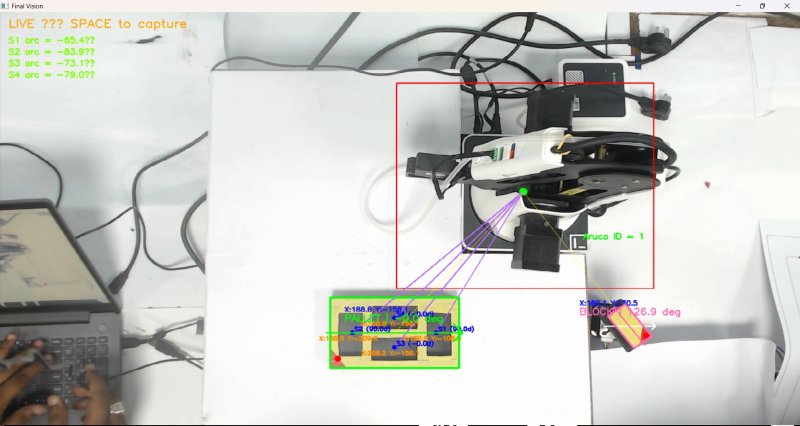
#> input picture photos/camera_pov.jpeg, 1600 x 851 px, given in place of the camera (shown at 1/2 size)
$ python Vision_final.py
#> lines starting #> are read from the running program, lines starting #| are printed output that depends on the picture; after the words box and inside, x2 and y2 are one past the last pixel; in counts of white or black regions, pixels touching at a corner belong together
import cv2
import numpy as np
import sys
# ───────── CAMERA ─────────
cam = cv2.VideoCapture(1, cv2.CAP_DSHOW)

cam.set(cv2.CAP_PROP_FRAME_WIDTH, 1920)
cam.set(cv2.CAP_PROP_FRAME_HEIGHT, 1080)

cam.set(cv2.CAP_PROP_AUTOFOCUS, 0)
cam.set(cv2.CAP_PROP_FOCUS, 6)

cam.set(cv2.CAP_PROP_AUTO_EXPOSURE, 0.0)
cam.set(cv2.CAP_PROP_EXPOSURE, -5)

if not cam.isOpened():
    print("Camera failed to open.")
    sys.exit()

# ───────── HSV ─────────
RED_LOWER1  = np.array([0, 89, 129])
RED_UPPER1  = np.array([10, 255, 255])
RED_LOWER2  = np.array([170, 89, 129])
RED_UPPER2  = np.array([180, 255, 255])

YELLOW_LOWER = np.array([24, 72, 97])
YELLOW_UPPER = np.array([40, 255, 255])

kernel = np.ones((3,3), np.uint8)

# ───────── SLOT POSITIONS ─────────
# [18 lines left out: function get_slot_positions, not called in this run]

# ───────── ARUCO ─────────
aruco_dict = cv2.aruco.getPredefinedDictionary(cv2.aruco.DICT_ARUCO_ORIGINAL)
detector   = cv2.aruco.ArucoDetector(aruco_dict)

MM_PER_PIXEL = 0.511635

OFFSET_MM_X = 68.5
OFFSET_MM_Y = 68.5

OFFSET_PX_X = OFFSET_MM_X / MM_PER_PIXEL
OFFSET_PX_Y = OFFSET_MM_Y / MM_PER_PIXEL

prev_origin = None
prev_coords = {}

# ───────── DOBOT SETTINGS ─────────
DOBOT_IDS = [1]

PAD_LEFT   = 420
PAD_TOP    = 400
PAD_RIGHT  = 160
PAD_BOTTOM = 100

last_excl = [0, 0, 0, 0]
excl_x1 = excl_y1 = excl_x2 = excl_y2 = 0

# ───────── FROZEN PALLET STATE (single image capture) ─────────
frozen_slots      = None
frozen_pallet_angle = None

# ───────── WINDOW ─────────
cv2.namedWindow("Final Vision", cv2.WINDOW_NORMAL)
cv2.resizeWindow("Final Vision", 1280, 720)

print("=== Point camera at EMPTY pallet, press SPACE to capture slot positions ===")
print("=== After capture, place blocks. Press Q to quit. ===")

# ───────── HELPER: normalize angle to [-180, 180] ─────────
# [6 lines left out: function normalize_angle, not called in this run]

# ───────── LOOP ─────────
while True:
    ret, frame = cam.read()
#> frame is the input picture: shape (851, 1600, 3); mean B, G, R 197.7, 202.4, 201.5
    if not ret:
        break

    frame = cv2.flip(frame, -1)
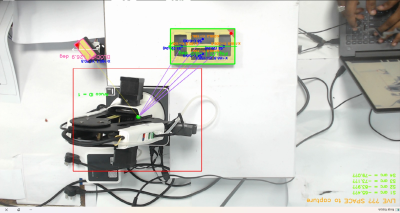
#> frame: shape (851, 1600, 3) (shown at 1/4 size); mean B, G, R 197.7, 202.4, 201.5
    display = frame.copy()

    hsv  = cv2.cvtColor(frame, cv2.COLOR_BGR2HSV)
#> hsv: shape (851, 1600, 3); mean H, S, V 50.2, 13.8, 205.4
    gray = cv2.cvtColor(frame, cv2.COLOR_BGR2GRAY)
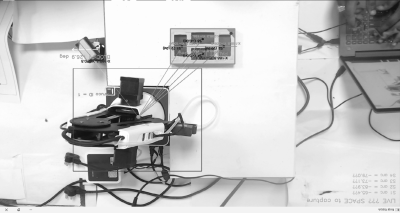
#> gray: shape (851, 1600) (shown at 1/4 size); min 3, max 255, mean 201.6

    # ───────── ARUCO + DOBOT ─────────
    corners, ids, _ = detector.detectMarkers(gray)
#> corners = (); ids = None
    origin_px = None
    origin_found = False
    dobot_found = False
    dobot_pts_x = []
    dobot_pts_y = []

    if ids is not None:
        for i, mid in enumerate(ids.flatten()):
            mid = int(mid)

            pts = corners[i][0].astype(int)

            cx_a = int(np.mean(pts[:,0]))
            cy_a = int(np.mean(pts[:,1]))

            if mid == 1:
                raw_origin = (
                    int(cx_a - OFFSET_PX_X),
                    int(cy_a - OFFSET_PX_Y)
                )

                if prev_origin is None:
                    prev_origin = raw_origin

                alpha = 0.8
                origin_px = (
                    int(alpha * prev_origin[0] + (1 - alpha) * raw_origin[0]),
                    int(alpha * prev_origin[1] + (1 - alpha) * raw_origin[1])
                )

                prev_origin  = origin_px
                origin_found = True

                cv2.circle(display, origin_px, 10, (0,255,0), -1)

            cv2.putText(display,
                        f"Aruco ID = {mid}",
                        (cx_a + 10, cy_a - 10),
                        cv2.FONT_HERSHEY_SIMPLEX,
                        0.7, (0,255,0), 2)

            if mid in DOBOT_IDS:
                dobot_found = True
                dobot_pts_x.extend(pts[:,0])
                dobot_pts_y.extend(pts[:,1])

    # ───────── EXCLUSION ZONE ─────────
    if dobot_found:
        excl_x1 = max(0, int(min(dobot_pts_x)) - PAD_LEFT)
        excl_y1 = max(0, int(min(dobot_pts_y)) - PAD_TOP)
        excl_x2 = min(1920, int(max(dobot_pts_x)) + PAD_RIGHT)
        excl_y2 = min(1080, int(max(dobot_pts_y)) + PAD_BOTTOM)
        last_excl = [excl_x1, excl_y1, excl_x2, excl_y2]
    else:
        excl_x1, excl_y1, excl_x2, excl_y2 = last_excl

    cv2.rectangle(display, (excl_x1,excl_y1),(excl_x2,excl_y2),(0,0,255),2)
#> display: shape (851, 1600, 3); under 0.01% of pixels changed, all inside (x1, y1, x2, y2) = (0, 0, 2, 2)

    # ───────── MASKS ─────────
    red_mask = cv2.inRange(hsv, RED_LOWER1, RED_UPPER1) | \
               cv2.inRange(hsv, RED_LOWER2, RED_UPPER2)
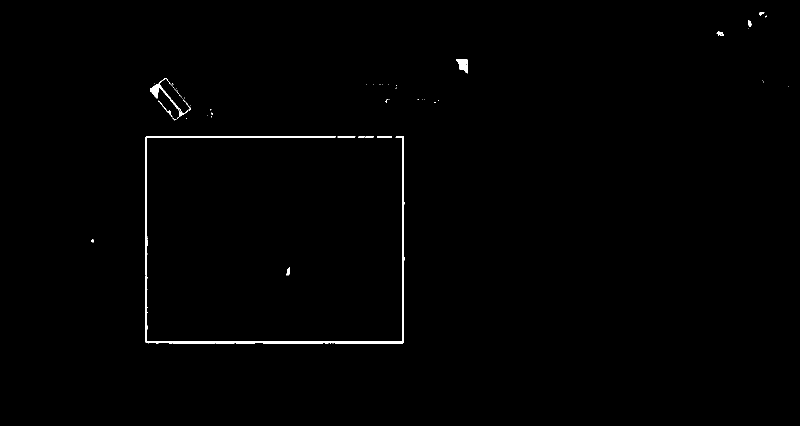
#> red_mask: shape (851, 1600) (shown at 1/2 size); 0.52% white; 50 white regions (37 under 20 px), largest, box (x1, y1, x2, y2) and area: (290, 273, 809, 687) 5314, (300, 157, 376, 234) 649, (912, 119, 936, 147) 432

    yellow_mask = cv2.inRange(hsv, YELLOW_LOWER, YELLOW_UPPER)
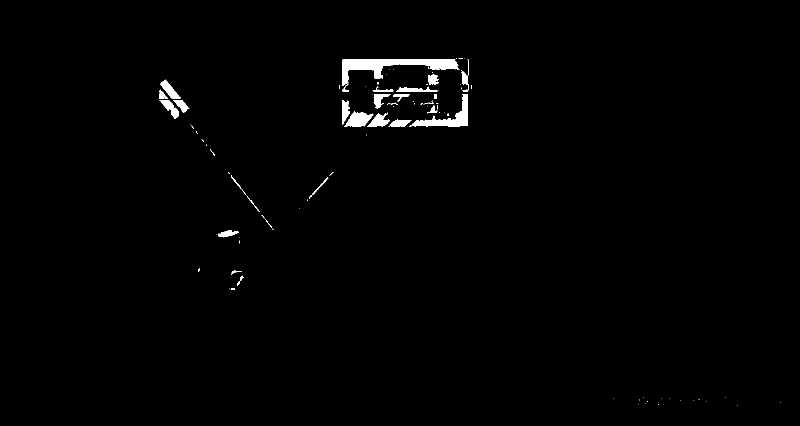
#> yellow_mask: shape (851, 1600) (shown at 1/2 size); 1% white; 109 white regions (80 under 20 px), largest, box (x1, y1, x2, y2) and area: (684, 118, 917, 172) 4489, (818, 188, 936, 253) 2160, (688, 223, 747, 253) 1063

    red_mask[excl_y1:excl_y2, excl_x1:excl_x2] = 0
    yellow_mask[excl_y1:excl_y2, excl_x1:excl_x2] = 0

    red_mask    = cv2.morphologyEx(red_mask,    cv2.MORPH_CLOSE, kernel)
#> red_mask: shape (851, 1600); 0.53% white; 46 white regions (34 under 20 px), largest, box (x1, y1, x2, y2) and area: (290, 273, 809, 687) 5326, (300, 157, 382, 234) 738, (912, 119, 936, 147) 438
    yellow_mask = cv2.morphologyEx(yellow_mask, cv2.MORPH_OPEN,  kernel)
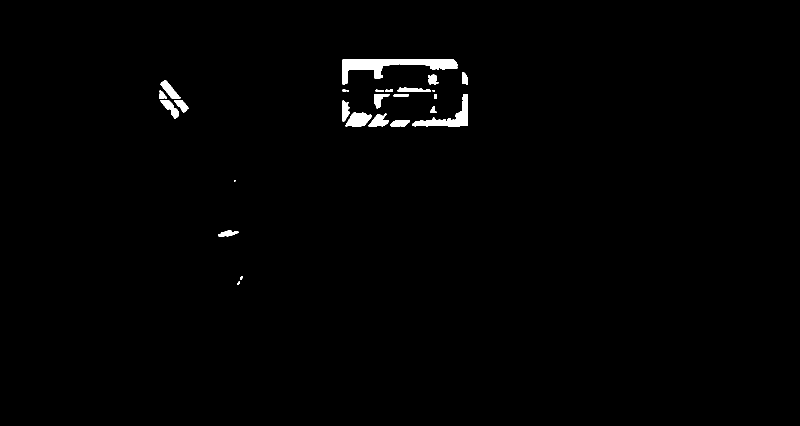
#> yellow_mask: shape (851, 1600) (shown at 1/2 size); 0.95% white; 26 white regions (3 under 20 px), largest, box (x1, y1, x2, y2) and area: (685, 118, 915, 169) 4432, (824, 188, 936, 253) 2117, (691, 224, 744, 253) 1036
    yellow_mask = cv2.morphologyEx(yellow_mask, cv2.MORPH_CLOSE, kernel)
#> yellow_mask: shape (851, 1600); 0.96% white; 24 white regions (2 under 20 px)

    # ───────── RED MARKERS ─────────
    red_markers = []
    r_contours, _ = cv2.findContours(red_mask, cv2.RETR_EXTERNAL, cv2.CHAIN_APPROX_SIMPLE)
#> r_contours = 46 contours, 35 with area under 20; largest, box (x1, y1, x2, y2) and area: (290, 273, 809, 687) 3600, (300, 157, 382, 234) 568, (912, 119, 936, 147) 395, (1433, 62, 1448, 72) 68, (573, 535, 580, 551) 62
    for cnt_r in r_contours:
        if cv2.contourArea(cnt_r) > 200:
            rect_r = cv2.minAreaRect(cnt_r)
            rx, ry = int(rect_r[0][0]), int(rect_r[0][1])
            red_markers.append((rx, ry))
            cv2.circle(display, (rx, ry), 8, (0,0,255), -1)
#> this loop made 46 passes
#> (rect_r, rx, ry) on passes 6, 40, 41: (((549, 479.5), (413, 518), -90), 549, 479), (((342.1, 196.2), (43.56, 84.81), -41.99), 342, 196), (((923.5, 132.5), (27, 23), -90), 923, 132)
#> display: shape (851, 1600, 3); mean B, G, R 197.7, 202.3, 201.5
#> after the loop, red_markers = [(549, 479), (342, 196), (923, 132)]

    # ───────── YELLOW CONTOURS ─────────
    contours, _ = cv2.findContours(yellow_mask, cv2.RETR_EXTERNAL, cv2.CHAIN_APPROX_SIMPLE)
#> contours = 24 contours, 3 with area under 20; largest, box (x1, y1, x2, y2) and area: (685, 118, 915, 169) 4140, (824, 188, 936, 253) 1970, (691, 224, 744, 253) 973, (321, 160, 361, 197) 567, (737, 227, 778, 253) 565

    pallet_angle = None
    block_angles = []

    for cnt in contours:
        area = cv2.contourArea(cnt)
        if area < 4000:
            continue

        rect = cv2.minAreaRect(cnt)
        box  = np.intp(cv2.boxPoints(rect))

        cx, cy = int(rect[0][0]), int(rect[0][1])
        w, h   = rect[1]

        if len(red_markers) == 0:
            continue

        nearest_red = min(red_markers, key=lambda r: np.hypot(cx - r[0], cy - r[1]))

        long_side  = max(w, h)
        short_side = min(w, h)

        if 200 < long_side <= 320 and 150 < short_side <= 200:
            label = "PALLET"
            color = (0,255,0)
        elif long_side < 210 and short_side < 150:
            label = "BLOCK"
            color = (180,105,255)
        else:
            continue

        (center, (w, h), angle) = rect
        if w < h:
            angle += 90

        rad = np.deg2rad(angle)
        vx = np.cos(rad)
        vy = np.sin(rad)

        dx_r = nearest_red[0] - cx
        dy_r = nearest_red[1] - cy

        if vx * dx_r + vy * dy_r > 0:
            vx = -vx
            vy = -vy

        # arctan2 already returns [-180, 180] — no conversion needed.
        # The old code turned -1° → 359° → -179°, flipping ux/uy and swapping S1↔S2.
        final_angle = np.degrees(np.arctan2(-vy, vx))

        if label == "PALLET":
            pallet_angle = final_angle

            if frozen_slots is not None:
                slots = frozen_slots
                disp_pallet_angle = frozen_pallet_angle
            else:
                slots = get_slot_positions(cx, cy, final_angle, MM_PER_PIXEL)
                disp_pallet_angle = final_angle
            arc_values = [None, None, None, None]
            for i, (sx, sy) in enumerate(slots):

                # ── FIX: normalize to [-180, 180] correctly for both +ve and -ve pallet angles ──
                if i < 2:
                    slot_orient = disp_pallet_angle + 90
                else:
                    slot_orient = disp_pallet_angle

                slot_orient = normalize_angle(slot_orient)  # ← replaces the old single `if > 180` check

                if origin_found:
                    cv2.line(display, origin_px, (sx, sy), (255,105,180), 2)

                cv2.circle(display, (sx, sy), 6, (255,0,0), -1)

                if origin_found:
                    dx_px = sx - origin_px[0]
                    dy_px = sy - origin_px[1]
                    robot_x = dy_px * MM_PER_PIXEL
                    robot_y = dx_px * MM_PER_PIXEL
                    cv2.putText(display,
                                f"X:{round(robot_x,1)} Y:{round(robot_y,1)}",
                                (sx-80, sy+20),
                                cv2.FONT_HERSHEY_SIMPLEX,
                                0.5, (0,140,255), 2)

                cv2.putText(display,
                            f"S{i+1} ({round(slot_orient,1)}d)",
                            (sx+5, sy-5),
                            cv2.FONT_HERSHEY_SIMPLEX,
                            0.5, (255,0,0), 2)


                # ── Arc angle: signed angle at dobot origin from block line to slot line ──
                if len(block_angles) > 0 and origin_found:
                    bx, by, _ = block_angles[0]
                    vec_slot  = np.array([sx - origin_px[0], sy - origin_px[1]], dtype=float)
                    vec_block = np.array([bx - origin_px[0], by - origin_px[1]], dtype=float)
                    # signed angle: positive = CCW, negative = CW
                    arc_angle = np.degrees(np.arctan2(
                        vec_slot[0]*vec_block[1] - vec_slot[1]*vec_block[0],
                        np.dot(vec_slot, vec_block)
                    ))
                    arc_values[i] = arc_angle
            # ───────── SIDE DISPLAY: ARC ANGLES ─────────
            start_x = 20
            start_y = 80

            for i in range(4):
                if arc_values[i] is not None:
                    text = f"S{i+1} arc = {round(arc_values[i],1)}°"
                else:
                    text = f"S{i+1} arc = --"

                cv2.putText(display,
                            text,
                            (start_x, start_y + i*30),
                            cv2.FONT_HERSHEY_SIMPLEX,
                            0.7,
                            (0,255,128),
                            2)

        elif label == "BLOCK":
            block_angles.append((cx, cy, final_angle))

        if origin_found:
            dx_px = cx - origin_px[0]
            dy_px = cy - origin_px[1]
            robot_x = dy_px * MM_PER_PIXEL
            robot_y = dx_px * MM_PER_PIXEL
            cv2.line(display, origin_px, (cx, cy), (0,255,255), 1)
            cv2.putText(display,
                        f"X:{round(robot_x,1)} Y:{round(robot_y,1)}",
                        (cx-120, cy-55),
                        cv2.FONT_HERSHEY_SIMPLEX,
                        0.55, (255,25,25), 2)

        arm = int(max(w,h)/2) + 10
        cv2.arrowedLine(display, (cx-arm, cy), (cx+arm, cy), (255,255,255), 2)

        x1 = int(cx - vx * arm); y1 = int(cy - vy * arm)
        x2 = int(cx + vx * arm); y2 = int(cy + vy * arm)
        cv2.arrowedLine(display, (x1,y1), (x2,y2), color, 2)
        cv2.drawContours(display, [box], 0, color, 3)

        cv2.putText(display,
                    f"{label} | {round(final_angle,1)} deg",
                    (cx-120, cy-30),
                    cv2.FONT_HERSHEY_SIMPLEX,
                    0.8, color, 2)
#> this loop made 24 passes
#> area on passes 2, 3, 5, 6, 7, 8, 9, 10: 21, 268, 356, 565, 973, 73, 383.5, 338.5
#> after the loop, block_angles = []

    # ───────── ARC ANGLE CONSOLE (after loop) ─────────
    # Signed arc angle at dobot origin: from block line → each slot line
    # Positive = CCW, Negative = CW
    if pallet_angle is not None and len(block_angles) > 0 and origin_found:
        bx, by, _ = block_angles[0]
        vec_block = np.array([bx - origin_px[0], by - origin_px[1]], dtype=float)
        active_slots = frozen_slots if frozen_slots is not None else []
        for si, (sx, sy) in enumerate(active_slots):
            vec_slot = np.array([sx - origin_px[0], sy - origin_px[1]], dtype=float)
            arc_angle = np.degrees(np.arctan2(
                vec_slot[0]*vec_block[1] - vec_slot[1]*vec_block[0],
                np.dot(vec_slot, vec_block)
            ))
            s_orient = normalize_angle(pallet_angle + 90 if si < 2 else pallet_angle)
            print(f"  S{si+1} | orient: {round(s_orient,1)}d | arc from block: {round(arc_angle,1)}d")

    # ───────── FROZEN SLOT OVERLAY ─────────
    if frozen_slots is not None and pallet_angle is None:
        for i, (sx, sy) in enumerate(frozen_slots):

            # ── FIX: same normalize_angle fix applied here too ──
            if i < 2:
                slot_orient = frozen_pallet_angle + 90
            else:
                slot_orient = frozen_pallet_angle

            slot_orient = normalize_angle(slot_orient)  # ← replaces the old single `if > 180` check

            cv2.circle(display, (sx, sy), 6, (255,0,0), -1)
            cv2.putText(display,
                        f"S{i+1} ({round(slot_orient,1)}d)",
                        (sx+5, sy-5),
                        cv2.FONT_HERSHEY_SIMPLEX,
                        0.5, (255,0,0), 2)

            if origin_found:
                cv2.line(display, origin_px, (sx, sy), (255,105,180), 2)
                dx_px = sx - origin_px[0]
                dy_px = sy - origin_px[1]
                robot_x = dy_px * MM_PER_PIXEL
                robot_y = dx_px * MM_PER_PIXEL
                cv2.putText(display,
                            f"X:{round(robot_x,1)} Y:{round(robot_y,1)}",
                            (sx-80, sy+20),
                            cv2.FONT_HERSHEY_SIMPLEX,
                            0.5, (0,140,255), 2)

            # ── Slot orientation label ──
            cv2.putText(display,
                        f"S{i+1} orient: {round(slot_orient,1)}d",
                        (sx+5, sy-20),
                        cv2.FONT_HERSHEY_SIMPLEX,
                        0.5, (255,200,0), 2)

            # ── Arc angle: signed angle at dobot origin from block line to slot line ──
            if len(block_angles) > 0 and origin_found:
                bx, by, _ = block_angles[0]
                vec_slot  = np.array([sx - origin_px[0], sy - origin_px[1]], dtype=float)
                vec_block = np.array([bx - origin_px[0], by - origin_px[1]], dtype=float)
                arc_angle = np.degrees(np.arctan2(

                    vec_slot[0]*vec_block[1] - vec_slot[1]*vec_block[0],
                    np.dot(vec_slot, vec_block)
                ))


    # ───────── STATUS ─────────
    status_txt = "FROZEN" if frozen_slots is not None else "LIVE — SPACE to capture"
    cv2.putText(display, status_txt, (20, 40),
                cv2.FONT_HERSHEY_SIMPLEX, 1.0,
                (0,255,255) if frozen_slots is not None else (0,165,255), 2)
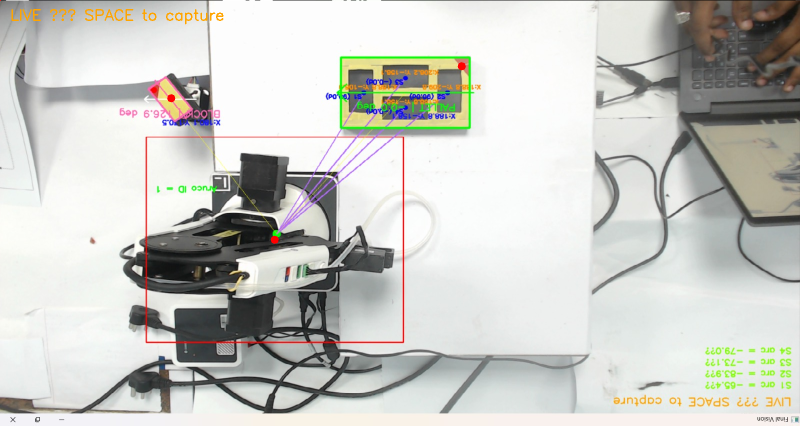
#> display: shape (851, 1600, 3) (shown at 1/2 size); mean B, G, R 197.3, 202.2, 201.6

    display_small = cv2.resize(display, (0,0), fx=0.8, fy=0.8)
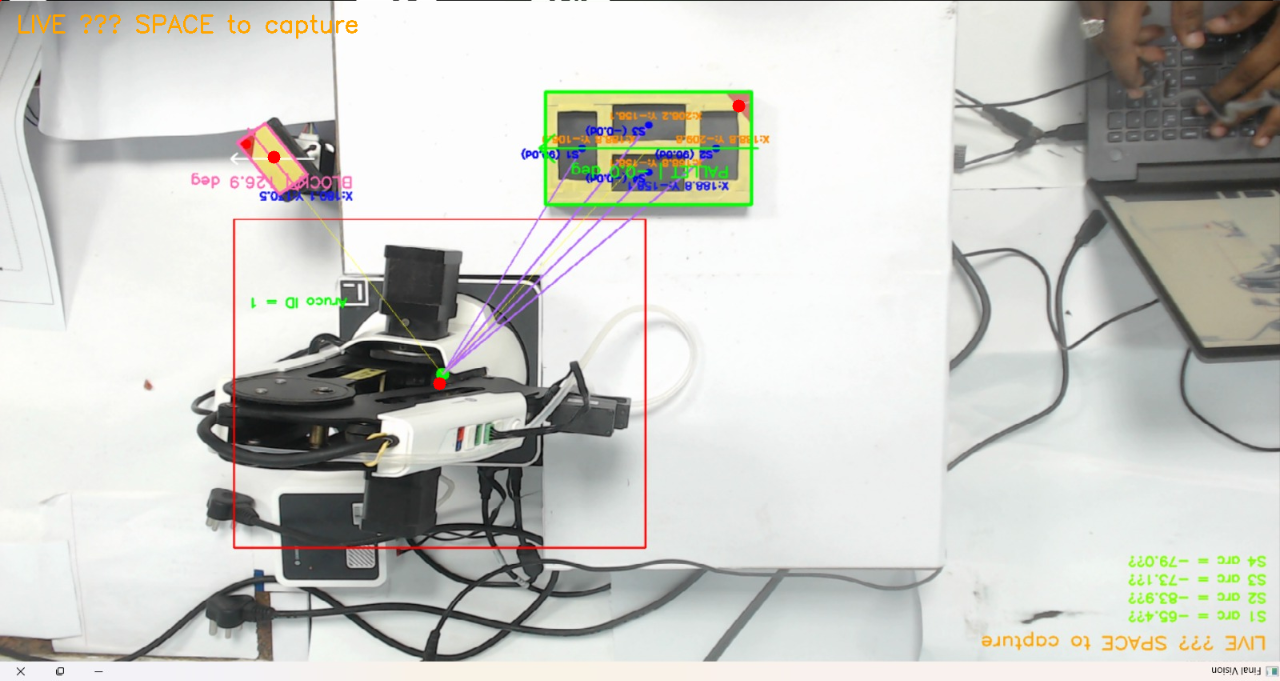
#> display_small: shape (681, 1280, 3); mean B, G, R 197.2, 202.2, 201.5
    cv2.imshow("Final Vision", display_small)
    cv2.imshow("Red Mask",     red_mask)
    cv2.imshow("Yellow Mask",  yellow_mask)

    key = cv2.waitKey(1)
#> (key q is pressed here)
    if key == ord('q'):
        break
    elif key == ord(' '):
        if pallet_angle is not None:
            for cnt in contours:
                if cv2.contourArea(cnt) < 4000:
                    continue
                rect = cv2.minAreaRect(cnt)
                cx_f, cy_f = int(rect[0][0]), int(rect[0][1])
                w_f, h_f = rect[1]
                if not (200 < max(w_f,h_f) <= 320 and 150 < min(w_f,h_f) <= 200):
                    continue
                frozen_slots        = get_slot_positions(cx_f, cy_f, pallet_angle, MM_PER_PIXEL)
                frozen_pallet_angle = pallet_angle
                print(f"=== Slots FROZEN at pallet angle {round(pallet_angle,1)} deg ===")
                for j, (sx, sy) in enumerate(frozen_slots):
                    orient = normalize_angle(pallet_angle + 90 if j < 2 else pallet_angle)
                    print(f"  S{j+1}: pixel=({sx},{sy})  orientation={round(orient,1)} deg")
                break
        else:
            print("No pallet detected — cannot freeze slots")
    elif key == ord('r'):
        frozen_slots        = None
        frozen_pallet_angle = None
        print("=== Slots UNFROZEN ===")

cam.release()
cv2.destroyAllWindows()
